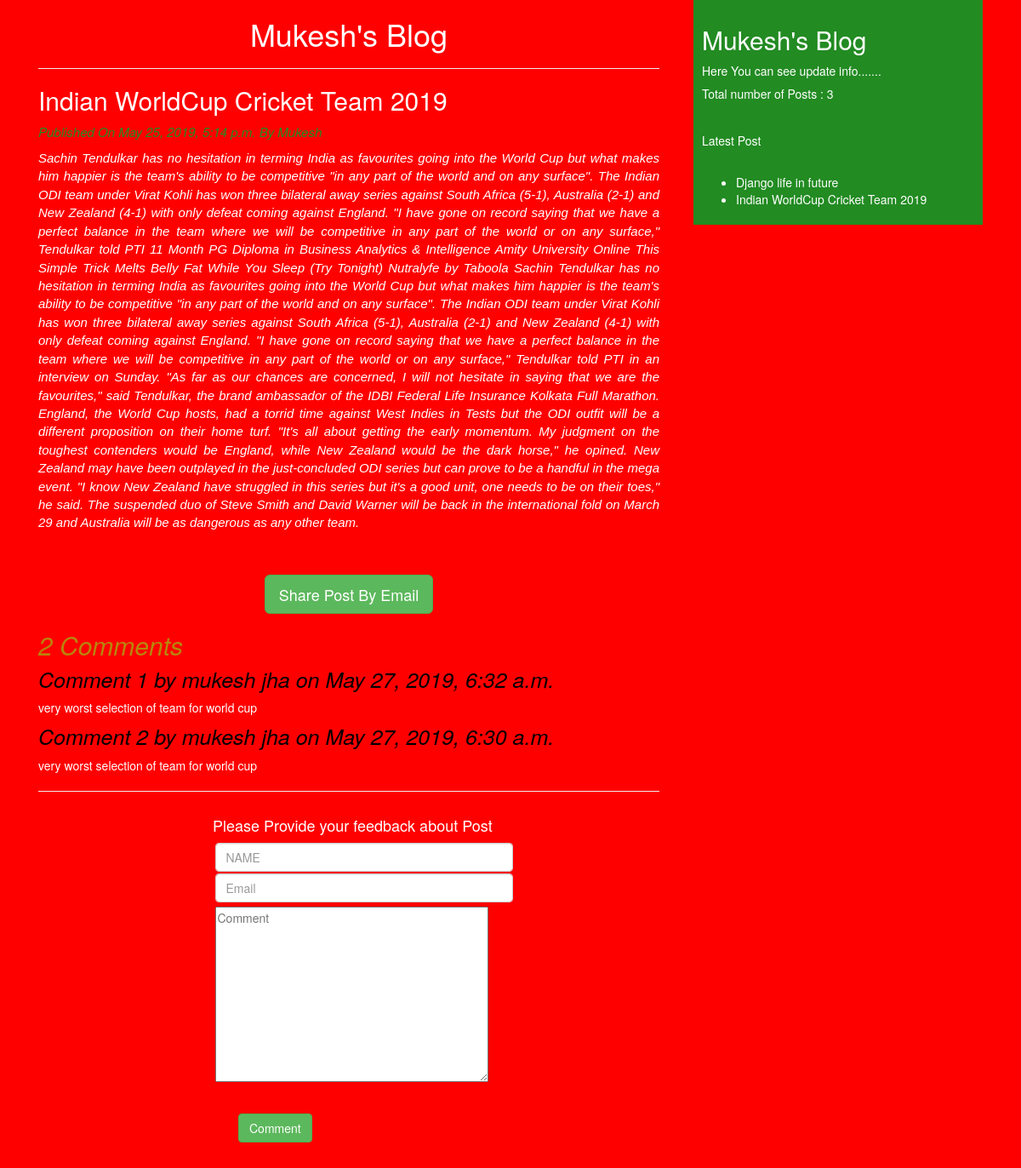
The app's page /2019/5/25/indian-worldcup-cricket-team-2019/ with its own data.
### blog/models.py (models this page shows, shortened)
class Post(models.Model):
    STATUS_CHOICE= (('draft','draft'),('published','published'))
    title= models.CharField(max_length=300)
    slug= models.SlugField(max_length=300,unique_for_date='publish')
    auther = models.ForeignKey(User,related_name='blog_posts', on_delete=models.CASCADE,)
    body = models.TextField()
    publish= models.DateTimeField(default=timezone.now)
    created= models.DateTimeField(auto_now_add=True)
    updated= models.DateTimeField(auto_now=True)
    status =models.CharField(max_length=12,choices=STATUS_CHOICE,default='draft')
    objects=CustomManager()
    tags=TaggableManager()
    class Meta:
        ordering = ('-publish',)
    def get_absolute_url(self):
        return reverse('post',args=[self.publish.year,self.publish.month,self.publish.day,self.slug,])

class Comment(models.Model):
    post=models.ForeignKey(Post,related_name='comment', on_delete=models.CASCADE)
    name=models.CharField(max_length=50)
    email=models.EmailField()
    body=models.TextField()
    created=models.DateTimeField(auto_now_add=True)
    updated=models.DateTimeField(auto_now=True)
    active=models.BooleanField(default=True)
    class Meta:
        ordering=('-created',)

### blog/views.py (the view)
# urls.py: path("<int:year>/<int:month>/<int:day>/<slug:post>/", views.post_detail_view,name='post'),
def post_detail_view(request,post,year,month,day):
    post=get_object_or_404(Post,slug=post,publish__year=year,publish__month=month,publish__day=day,status='published')
    comment=post.comment.filter(active=True)
    csubmit=False
    if request.method=="POST":
        form = CommentForm(request.POST)
        if form.is_valid():
            new_comment=form.save(commit=False)
            new_comment.post=post
            new_comment.save()
            csubmit=True
    else:
        form=CommentForm()
    return render(request,'blog/post_detail.html',{'post':post,'form':form,'csubmit':csubmit,'comment':comment})

### blog/forms.py
class CommentForm(forms.ModelForm):
    name = forms.CharField(widget=forms.TextInput(attrs={'class': 'form-control m-1', 'placeholder': 'NAME'}))
    email = forms.EmailField(widget=forms.EmailInput(attrs={'class': 'form-control m-1', 'placeholder': 'Email'}))
    body = forms.CharField(required=False ,widget=forms.Textarea(attrs={'class': 'form_control m-1', 'placeholder': 'Comment'}))
    class Meta:
        model=Comment
        fields=['name','email','body']

### blog/models.py (called while the page is built)
    def get_queryset(self):
        return super().get_queryset().filter(status='published')

### blog/templatetags/blog_tags.py (called while the page is built)
@register.simple_tag()
def total_post():
    return Post.objects.count()

@register.inclusion_tag('blog/latest_post.html')
def show_latest_post():
    latest_post=Post.objects.order_by('-publish')[:2]
    return {'latest_post':latest_post}

### templates/blog/post_detail.html (shortened to what this page needs)
<!DOCTYPE html>
{% extends 'blog/base.html' %}
{% block body_content %}
    <h1>Mukesh's Blog</h1><hr>
        <h2>{{ post.title }}</h2>
        <p id="date">Published On    {{ post.publish }} By {{ post.auther|title }}</p>
        <p id="body">{{ post.body }}</p><br><br>
    <div align="center">
      <a href="/{{ post.id }}/share/" class="btn btn-success btn-lg">Share Post By Email</a>
    </div>
    {% with comment.count as comment_count %}
        <h2 id="c1">{{ comment_count }} Comment{{ comment_count|pluralize }}</h2>
    {% endwith %}
    {% if comment %}
        {% for count in comment %}
            <h4 class="comment_header">Comment  {{ forloop.counter }}  by {{ count.name }} on {{ count.created}}</h4>
            <div id="comment-body">
                {{ count.body }}
            </div>
        {% endfor %}
        {% else %}
        <h4>There is no Comment Yet</h4>
    {% endif %}<hr>
    {% if csubmit %}
        <h4>Comment Submitted </h4>
        {% else %}
        <div class="container">
            <div class="row">
                <div class="col-md-2"></div>
                <div class="col-md-4">
                        <h4>Please Provide your feedback about Post</h4>
                       <form method="post">
                             {{ form.name }}
                             {{ form.email }}
                             {{ form.body}}
                             <input type="submit" value="Comment" class="btn btn-success m-5">
                        </form>
                </div>
                <div class="col-md-6"></div>
            </div>
        </div>
    {% endif %}
{% endblock %}

### templates/blog/latest_post.html
<ul>
    {% for post in latest_post %}
        <li>
          <a href="{{ post.get_absolute_url }}" >{{ post.title }}</a>
        </li>
    {% endfor %}
</ul>

### static/css/blog.css (style rules this page uses)
body { background-color: red; }
h1 { text-align: center; }
#date { color: forestgreen; font-size: 15px; font-style: oblique; font: bold; }
#body { font-family: 'Lucida Grande', 'Lucida Sans Unicode', 'Geneva', 'Verdana', sans-serif; font-style: oblique; font-size: 15px; text-align: justify; }
.comment_header { font-size: 25px; color: black; font-style: oblique; font: bold; }
#c1 { font-size: 30px; font-style: italic; color: darkgoldenrod; font: bold; }
li,a { text-decoration:none; color: white; }

### records on screen
Post: title "Indian WorldCup Cricket Team 2019", publish "May 25, 2019, 5:14 p.m.", auther "Mukesh", body "Sachin Tendulkar has no hesitation in terming India as favourites going into the World Cup but what makes him happier is the team's ability to be competitive \"in any part of the world and on any surface\". The Indian ODI team under Virat Kohli has won three bilateral away series against South Africa (5-1), Australia (2-1) and New Zealand (4-1) with only defeat coming against England. \"I have gone on record saying that we have a perfect balance in the team where we will be competitive in any part of the world or on any surface,\" Tendulkar told PTI 11 Month PG Diploma in Business Analytics & Intelligence Amity University Online This Simple Trick Melts Belly Fat While You Sleep (Try Tonight)…"
Comment: name "mukesh jha", created "May 27, 2019, 6:32 a.m.", body "very worst selection of team for world cup"
Comment: name "mukesh jha", created "May 27, 2019, 6:30 a.m.", body "very worst selection of team for world cup"
Post: title "Django life in future"

### other values on screen
{{ comment_count }} "2"
